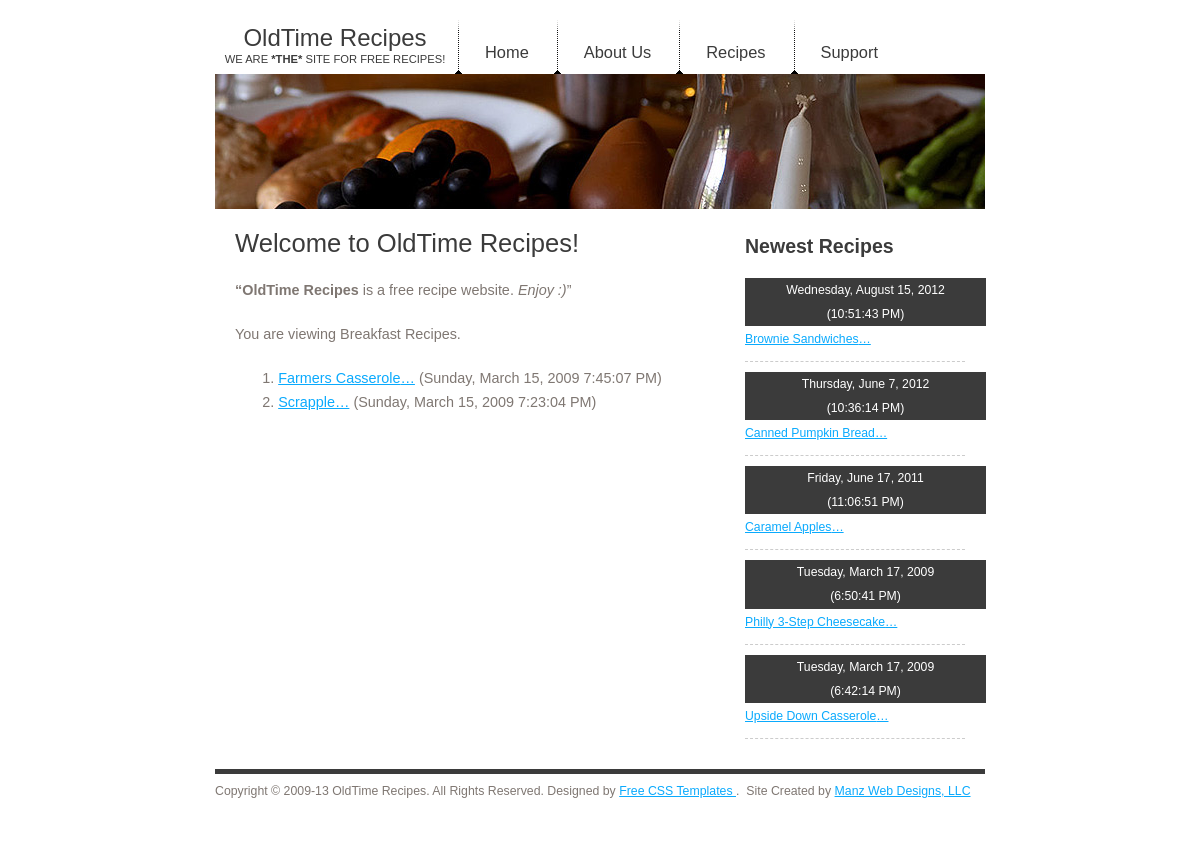
Screenshot of /recipe.php?type_id=2 with the database file from the repository.
### tables this page shows
CREATE TABLE IF NOT EXISTS `type` (
  `type_id` int(3) NOT NULL COMMENT 'Internal ID number for the record',
  `type_desc` varchar(50) NOT NULL COMMENT 'Recipe Type Description',
  PRIMARY KEY (`type_id`),
  UNIQUE KEY `type_desc` (`type_desc`)
);

CREATE TABLE IF NOT EXISTS `recipes` (
  `id` int(9) NOT NULL AUTO_INCREMENT COMMENT 'Recipe ID',
  `name` varchar(75) NOT NULL COMMENT 'Recipe Name',
  `type` int(3) NOT NULL,
  `ingredients` text NOT NULL COMMENT 'Ingredient Section',
  `directions` longtext NOT NULL COMMENT 'Recipe Directions',
  `notes` text COMMENT 'Recipe Notes',
  `nutrition_info` text COMMENT 'Nutrition Information',
  `recipe_source` int(5) NOT NULL COMMENT 'Recipe source ID (FK to source table)',
  `date` datetime NOT NULL COMMENT 'Recipe Add date',
  PRIMARY KEY (`id`),
  UNIQUE KEY `name` (`name`),
  KEY `recipe_source` (`recipe_source`)
);

### recipe.php (the view, shortened to what this page needs)
<!DOCTYPE html PUBLIC "-//W3C//DTD XHTML 1.0 Strict//EN" "http://www.w3.org/TR/xhtml1/DTD/xhtml1-strict.dtd">
<html xmlns="http://www.w3.org/1999/xhtml">
    <?php include 'head.php' ?>
        <div id="splash"></div>
        <div id="page">
            <div id="content">
                <h1>Welcome to OldTime Recipes!</h1>
                <blockquote>
                    <p><strong>&#8220;OldTime Recipes</strong> is a free recipe website. <em>Enjoy :)</em>&#8221;</p>
                </blockquote>
                <?php
                $pId = filter_var($_GET['type_id'], FILTER_SANITIZE_NUMBER_INT);
                if (empty($pId)) {
                    $sql = 'SELECT type_desc FROM type order by type_desc;';
                    $pData_res = $db->query($sql);
                    $all = true;
                } else {
                    $sql = 'SELECT type_desc FROM type where type_id = :pId;';
                    $pData_res = $db->prepare($sql);
                    $pData_res->bindParam(':pId', $pId);
                    $pData_res->execute();
                    $all = false;
                }
                $row = $pData_res->fetch(PDO::FETCH_ASSOC);
                ?>
                <p>You are viewing <?php echo ($all) ? 'All' : $row['type_desc']; ?> Recipes.</p>
                <ol>
                    <?php
                    if ($all) {
                        $sql = "SELECT id, name, date FROM recipes JOIN source ON source_id = recipe_source" .
                            " JOIN type ON type_id = type" .
                            " order by name;";
                        $recipe_res = $db->query($sql);
                    } else {
                        $sql = "SELECT id, name, date FROM recipes JOIN source ON source_id = recipe_source" .
                            " JOIN type ON type_id = type" .
                            " where type_id = :pId" .
                            " order by type_desc, name;";
                        $recipe_res = $db->prepare($sql);
                        $recipe_res->bindParam(':pId', $pId);
                        $recipe_res->execute();
                    }
                    while ($row = $recipe_res->fetch(PDO::FETCH_ASSOC)) {
                        $datetime = new DateTime($row['date']);
                        $recipe_id = $row['id'] . '_r';
                        $recipe_name = $row['name'];
                        $link = '<a href="#" class="toggle_link" id="toggle_link' . $recipe_id . '" rel="toggle_link' . $row['id'] . '">' . $recipe_name . '&#8230;' . '</a>';
                        ?>
                        <li>
                            <?php
                            echo $link . ' (' . $datetime->format('l, F j, Y g:i:s A') . ')';
                            ?>
                        </li>
                    <?php
                    }
                    ?>
                </ol>
            </div>
            <?php
            include 'sidebar.php';
            ?>
        </div>
        <?php include 'footer.php' ?>
    </body>
</html>

### sidebar.php (shortened to what this page needs)
<div id="sidebar">
    <h2>Newest Recipes</h2>
    <ul>
    <?php
        $sql = "SELECT id, name, date FROM recipes ORDER BY date DESC LIMIT 0,5;";
        $recipe_res = $db->query($sql);
        while ($row = $recipe_res->fetch(PDO::FETCH_ASSOC)) {
            $datetime = new DateTime($row['date']);
            $recipe_id = $row['id'] . '_s';
            $recipe_name = $row['name'];
            $link = '<a href="#" class="toggle_link" id="toggle_link'. $recipe_id . '" rel="toggle_link'. $row['id'] . '">' . $recipe_name . '&#8230;' . '</a>';
    ?>
    <li>
        <h3><?php echo $datetime->format('l, F j, Y') . '<br />(' . $datetime->format('g:i:s A') . ')'; ?></h3>
        <?php
            echo $link;
        ?>
    </li>
    <?php
        }
    ?>
    </ul>
</div>

### css/default.css (style rules this page uses)
* { margin: 0; padding: 0; }
body { margin: 20px 0; background: #FFFFFF; font-family: "Trebuchet MS", Arial, Helvetica, sans-serif; font-size: 16px; color: #7F7772; }
h1, h2, h3, div#logoh1, div#logoh2 { font-weight: normal; color: #3B3B3B; }
h1, div#logoh1 { font-size: 182%; }
h2 { font-size: 122%; }
h3 { font-size: 100%; }
p, ul, ol { margin-bottom: 20px; line-height: 167%; font-size: 90%; }
a:link { color: #0AAAFD; }
#splash { width: 770px; height: 135px; margin: 0 auto; background: url(../images/img3.jpg) no-repeat; }
#page { width: 770px; margin: 0 auto; }
#page h1, #page h2 { margin-bottom: 20px; }
#page h1 { font-size: 160%; }
#content { float: left; width: 490px; padding: 20px; }
#content ol, #content ul { margin-left: 3em; }
#sidebar { float: left; width: 220px; padding: 20px 0 20px; }
#sidebar a, h3 { font-size: 85%; }
#sidebar h2 { padding-top: 6px; font-weight: bold; }
#sidebar ul { margin: 0; padding: 0; list-style: none; }
#sidebar li { margin: 0 0 10px 0; padding: 0 0 10px 0; border-bottom: 1px dashed #CCCCCC; }
#sidebar h3 { height: 100%; width: 105%; padding: 0 5px; margin: 0; background-color: #3B3B3B; color: #FFFFFF; text-align: center; }

### rows the page displays
type: type_desc "Breakfast"
recipes: name "Farmers Casserole", date "Sunday, March 15, 2009 7:45:07 PM"
recipes: name "Scrapple", date "Sunday, March 15, 2009 7:23:04 PM"
recipes: date "Wednesday, August 15, 2012", date "10:51:43 PM", name "Brownie Sandwiches"
recipes: date "Thursday, June 7, 2012", date "10:36:14 PM", name "Canned Pumpkin Bread"
recipes: date "Friday, June 17, 2011", date "11:06:51 PM", name "Caramel Apples"
recipes: date "Tuesday, March 17, 2009", date "6:50:41 PM", name "Philly 3-Step Cheesecake"
recipes: date "Tuesday, March 17, 2009", date "6:42:14 PM", name "Upside Down Casserole"
